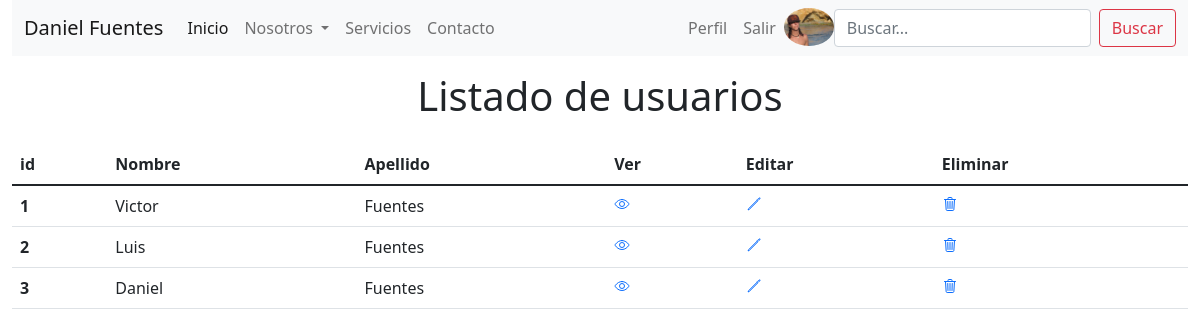
Screenshot of /administrar.php (signed in) with the database file from the repository.
### tables this page shows
CREATE TABLE `usuarios` (
  `id` int(11) NOT NULL,
  `nombre` varchar(50) NOT NULL,
  `apellido` varchar(50) NOT NULL,
  `email` varchar(100) NOT NULL,
  `password` varchar(100) NOT NULL,
  `perfil` int(11) NOT NULL,
  `avatar` varchar(100) DEFAULT NULL
);

### controladores/funciones.php (called while the page is built, shortened)
<?php
function listarUsuarios($bd,$tabla){
    $sql = "select * from  $tabla";
    $query = $bd->prepare($sql);
    $query->execute();
    $usuarios = $query->fetchAll(PDO::FETCH_ASSOC);
    return $usuarios;
}

### administrar.php (the view, shortened to what this page needs)
<?php
    require_once('controladores/funciones.php');
    $bd = conexion('localhost','mascotas','root','');
    $usuarios = listarUsuarios($bd,'usuarios');
?>
<!doctype html>
<html lang="es">
<head>
    <link href="https://cdn.jsdelivr.net/npm/bootstrap@5.1.3/dist/css/bootstrap.min.css" rel="stylesheet">
    <link rel="stylesheet" href="css/master.css">
</head>
<body>
    <div class="container-fluid">
        <?php require('partials/navegacion.php')  ?>
        <section>
            <h1 class="text-center p-3">Listado de usuarios</h1>
        </section>
        <section class="usuarios">
        <table class="table table-hover">
                <thead>
                    <tr>
                        <th scope="col">id</th>
                        <th scope="col">Nombre</th>
                        <th scope="col">Apellido</th>
                        <th scope="col">Ver</th>
                        <th scope="col">Editar</th>
                        <th scope="col">Eliminar</th>
                    </tr>
                </thead>
                <tbody>
                    <?php if (isset($usuarios)) : ?>
                        <?php foreach ($usuarios as $usuario) : ?>
                            <tr>
                                <th scope="row"><?= $usuario['id']; ?></th>
                                <td><?= $usuario['nombre']; ?></td>
                                <td><?= $usuario['apellido']; ?></td>
                                <td><a href="#"><ion-icon name="eye-outline"></ion-icon></a> </td>
                                <td><a href="#"><ion-icon name="pencil-outline"></ion-icon></a> </td>
                                <td><a href="#"><ion-icon name="trash-outline"></ion-icon></a> </td>
                            </tr>
                        <?php endforeach; ?>
                    <?php endif; ?>
                </tbody>
            </table>
        </section>
    </div>
</body>
</html>

### rows the page displays
usuarios: id "1", nombre "Victor", apellido "Fuentes"
usuarios: id "2", nombre "Luis", apellido "Fuentes"
usuarios: id "3", nombre "Daniel", apellido "Fuentes"
